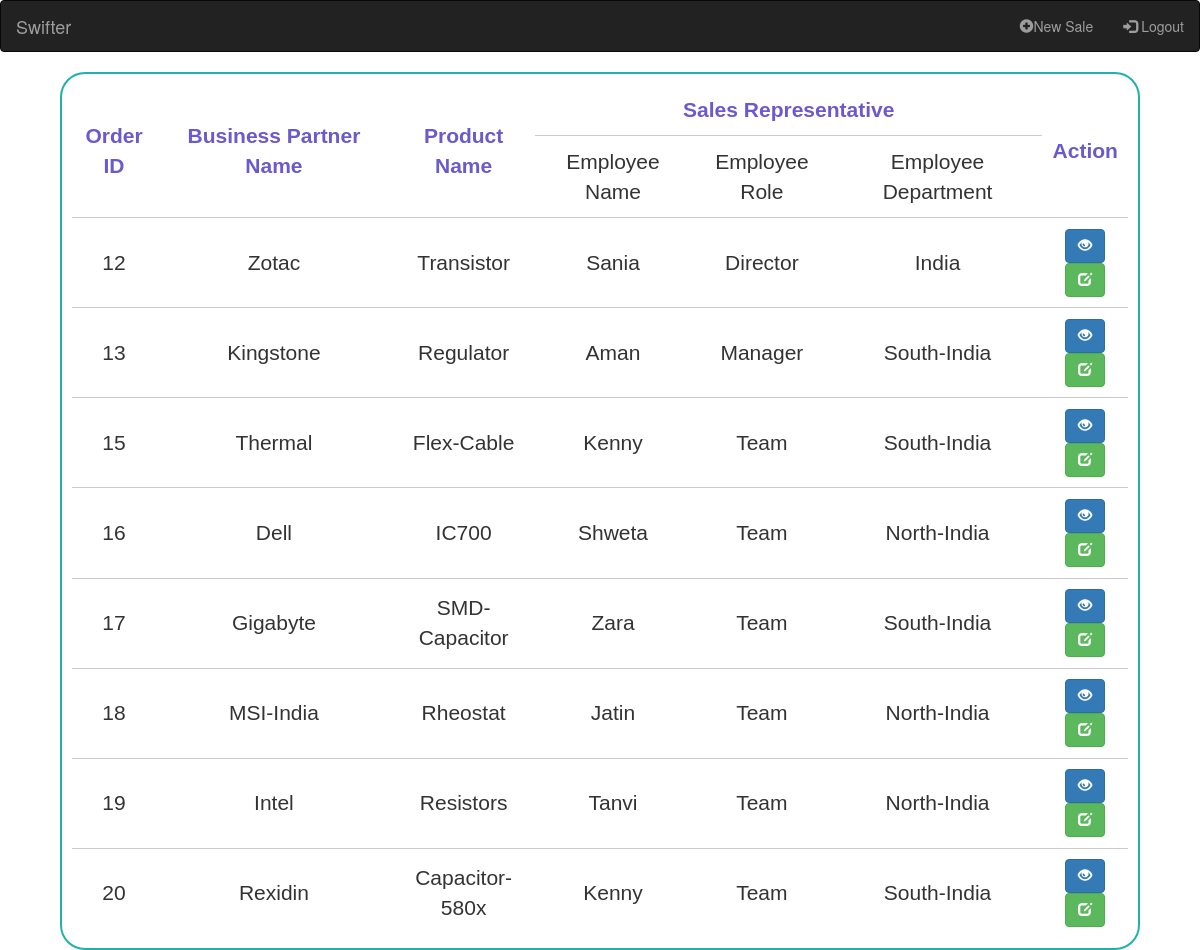
Page /sales_mgmt (signed in) on the committed database.
### sales/models.py (models this page shows)
class Sale(models.Model):
    Emp_Id=models.ForeignKey(Employee,to_field='id',on_delete=models.CASCADE,)
    Emp_name=models.CharField(max_length=60)
    Emp_role=models.CharField(max_length=60)
    Emp_department= models.CharField(max_length=150)
    product_name=models.CharField(max_length=160)
    business_partner=models.CharField(max_length=160)
    order_quantity=models.IntegerField()
    price=models.IntegerField()
    Total_price=models.IntegerField()
    Country=models.CharField(max_length=150)
    Phone_number=models.IntegerField()
    Email_Id=models.EmailField()

### sales/views.py (the view, shortened to what this page needs)
# urls.py: path('sales_mgmt',views.sales_mgmt,name='sales_mgmt'),
@login_required
def sales_mgmt(request):
     if is_team(request.user):
          if is_north(request.user):
              sales=Sale.objects.filter(Q(Emp_role='Team')&Q(Emp_department='North-India')).values()
              user_name=request.user.username
              print(user_name)
              return render(request,'sales_team.html',{'sale':sales,'username':user_name})
          else:
              sales=Sale.objects.filter(Q(Emp_role='Team')&Q(Emp_department='South-India')).values()
              user_name=request.user.username
              print(user_name)
              return render(request,'sales_team.html',{'sale':sales,'username':user_name})
     else:
         sales=Sale.objects.all().values()
         return render(request,'sales_admin.html',{'sale':sales})

### sales/views.py (called while the page is built)
def is_team(user):
    return user.groups.filter(name='Team').exists()

def is_manager(user):
    return user.groups.filter(name='Manager').exists()

### templates/sales_admin.html (shortened to what this page needs)
<!DOCTYPE html>
<html lang="en">
<head>
    <link rel="stylesheet" href="https://maxcdn.bootstrapcdn.com/bootstrap/3.4.1/css/bootstrap.min.css">
</head>
<body >
    <nav class="navbar navbar-inverse">
      <div class="container-fluid">
        <div class="navbar-header">
          <a class="navbar-brand" href="#">Swifter</a>
        </div>
        <ul class="nav navbar-nav navbar-right">
          <li><a href="New_Sales"><span class="glyphicon glyphicon-plus-sign"></span>New Sale</a></li>
            <li><a href="Logout"><span class="glyphicon glyphicon-log-in"></span> Logout</a></li>
          </ul>
        </div>
      </nav>
      <div id="corners">
        <div class="table-responsive table-hover">
            <table>
                <tr>
                  <th rowspan="2">Order ID</th>
                  <th rowspan="2">Business Partner Name</th>
                  <th rowspan="2">Product Name</th>
                  <th colspan="3">Sales Representative</th>
                  <th rowspan="2">Action</th>
                </tr>
                <tr>
                  <td>
                    Employee Name
                  </td>
                  <td>
                    Employee Role
                  </td>
                  <td>
                    Employee Department
                  </td>
                </tr>
                {% for sale in sale %}
                <tr>
                <td> {{sale.id}}</td>
                  <td > {{sale.business_partner}}</td>
                  <td>{{sale.product_name}}</td>
                  <td>{{sale.Emp_name}}</td>
                  <td>{{sale.Emp_role}}</td>
                  <td>{{sale.Emp_department}}</td>
                  <td>
                    <a href= "{% url 'View_Sales' sale.id %}"><button type="button" name="View" value= "{{sale.id}}"class="btn btn-primary"><i class="glyphicon glyphicon-eye-open"></i></button></a>
                    <a href= "{% url 'Edit_Sales' sale.id %}"><button type="button" name="Edit" value="{{sale.id}}" class="btn btn-success"><i class="glyphicon glyphicon-edit"></i></button></a>
                  </td>
                </tr>
                {% endfor %}
              </table>
        </div>
      </div>
</body>
</html>

### templates/sales_admin.html (style rules this page uses)
#corners { border-radius: 25px; border: 2px solid lightseagreen; padding: 10px; width: 90%; height: 70%; margin: auto; }
table { font-family: arial, sans-serif; border-collapse: collapse; width: 100%; height: 100%; font-size: 21px; }
td, th { text-align: center; padding-right: 0.4%; padding: 1%; }
th { color: slateblue; }
tr { border-bottom: 1px solid #ccc; }
tr:last-child { border-bottom: none; }

### rows in the picture
Sale: id "12", business_partner "Zotac", product_name "Transistor", Emp_name "Sania", Emp_role "Director", Emp_department "India"
Sale: id "13", business_partner "Kingstone", product_name "Regulator", Emp_name "Aman", Emp_role "Manager", Emp_department "South-India"
Sale: id "15", business_partner "Thermal", product_name "Flex-Cable", Emp_name "Kenny", Emp_role "Team", Emp_department "South-India"
Sale: id "16", business_partner "Dell", product_name "IC700", Emp_name "Shweta", Emp_role "Team", Emp_department "North-India"
Sale: id "17", business_partner "Gigabyte", product_name "SMD-Capacitor", Emp_name "Zara", Emp_role "Team", Emp_department "South-India"
Sale: id "18", business_partner "MSI-India", product_name "Rheostat", Emp_name "Jatin", Emp_role "Team", Emp_department "North-India"
Sale: id "19", business_partner "Intel", product_name "Resistors", Emp_name "Tanvi", Emp_role "Team", Emp_department "North-India"
Sale: id "20", business_partner "Rexidin", product_name "Capacitor-580x", Emp_name "Kenny", Emp_role "Team", Emp_department "South-India"
